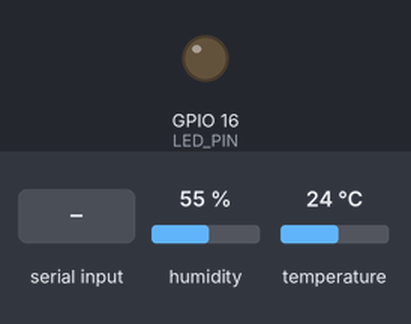
Simulated run of this sketch. Board: ESP32. Parts: output pins drawn as LEDs (lit = HIGH). Inputs (shaded band) come from the test bench; at power-on: humidity 55 %, temperature 24 °C. Nothing arrives over Bluetooth unless stated.

Above: at 2.8 s.
2.9 s: "1" received over the second serial link
At 4.6 s:
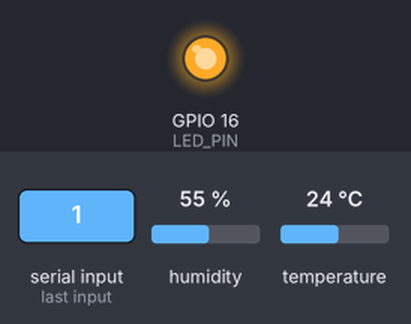
5.6 s: "0" received over the second serial link
At 7.0 s:
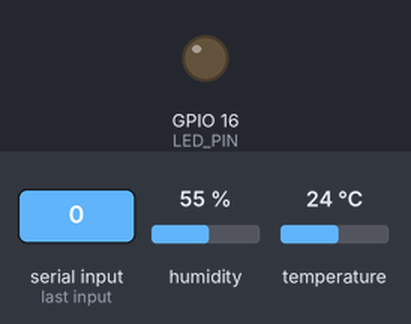
Timing chart, 0 to 8.6 s (numbered marks = the images above; inputs shaded):
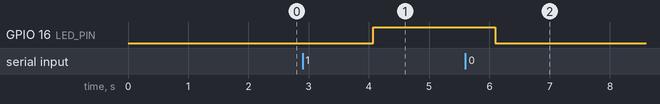

Measured:
- after the input at 2.9 s, GPIO 16 (LED_PIN): LOW → HIGH after 1.2 s
- after the input at 5.6 s, GPIO 16 (LED_PIN): HIGH → LOW after 0.49 s

The sketch:

Bluetooth_LED_DHT11.ino
```cpp
#include "BluetoothSerial.h"
#include "DHT.h"

BluetoothSerial SerialBT;

#define DHTPIN 4
#define DHTTYPE DHT11
#define LED_PIN 16

DHT dht(DHTPIN, DHTTYPE);

void setup() {
  Serial.begin(115200);
  SerialBT.begin("ESP32_DHT_LED");

  pinMode(LED_PIN, OUTPUT);
  dht.begin();
}

void loop() {
  // Baca data sensor
  float temp = dht.readTemperature();
  float hum = dht.readHumidity();

  // Kirim data ke Bluetooth
  SerialBT.print("Temp: ");
  SerialBT.print(temp);
  SerialBT.print(" C | Humidity: ");
  SerialBT.print(hum);
  SerialBT.println(" %");

  // Kontrol LED dari Bluetooth
  if (SerialBT.available()) {
    char data = SerialBT.read();

    if (data == '1') {
      digitalWrite(LED_PIN, HIGH);
    } else if (data == '0') {
      digitalWrite(LED_PIN, LOW);
    }
  }

  delay(2000);
}
```
